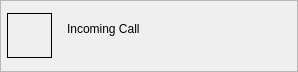
<?xml version="1.0" encoding="UTF-8"?>
<ui version="4.0">
 <class>CallToaster</class>
 <widget class="QWidget" name="CallToaster">
  <property name="geometry">
   <rect>
    <x>0</x>
    <y>0</y>
    <width>298</width>
    <height>72</height>
   </rect>
  </property>
  <property name="minimumSize">
   <size>
    <width>298</width>
    <height>72</height>
   </size>
  </property>
  <property name="maximumSize">
   <size>
    <width>298</width>
    <height>72</height>
   </size>
  </property>
  <layout class="QGridLayout" name="gridLayout_4">
   <property name="margin">
    <number>0</number>
   </property>
   <property name="spacing">
    <number>0</number>
   </property>
   <item row="0" column="0">
    <widget class="QFrame" name="windowFrame">
     <property name="minimumSize">
      <size>
       <width>298</width>
       <height>72</height>
      </size>
     </property>
     <property name="maximumSize">
      <size>
       <width>298</width>
       <height>72</height>
      </size>
     </property>
     <property name="frameShape">
      <enum>QFrame::StyledPanel</enum>
     </property>
     <property name="frameShadow">
      <enum>QFrame::Raised</enum>
     </property>
     <layout class="QGridLayout" name="gridLayout_3">
      <property name="margin">
       <number>6</number>
      </property>
      <property name="spacing">
       <number>0</number>
      </property>
      <item row="0" column="0" rowspan="2">
       <layout class="QGridLayout" name="gridLayout">
        <property name="horizontalSpacing">
         <number>15</number>
        </property>
        <item row="0" column="0" rowspan="2">
         <widget class="QLabel" name="pixmapLabel">
          <property name="minimumSize">
           <size>
            <width>45</width>
            <height>45</height>
           </size>
          </property>
          <property name="maximumSize">
           <size>
            <width>45</width>
            <height>45</height>
           </size>
          </property>
          <property name="frameShape">
           <enum>QFrame::Box</enum>
          </property>
          <property name="text">
           <string/>
          </property>
          <property name="margin">
           <number>0</number>
          </property>
         </widget>
        </item>
        <item row="0" column="1">
         <widget class="QLabel" name="lblIncomingCallLabel">
          <property name="text">
           <string>Incoming Call</string>
          </property>
          <property name="alignment">
           <set>Qt::AlignBottom|Qt::AlignLeading|Qt::AlignLeft</set>
          </property>
         </widget>
        </item>
        <item row="1" column="1">
         <widget class="QLabel" name="messageLabel">
          <property name="text">
           <string/>
          </property>
          <property name="alignment">
           <set>Qt::AlignLeading|Qt::AlignLeft|Qt::AlignTop</set>
          </property>
         </widget>
        </item>
       </layout>
      </item>
      <item row="0" column="2" rowspan="2">
       <layout class="QGridLayout" name="gridLayout_2">
        <property name="horizontalSpacing">
         <number>10</number>
        </property>
        <item row="0" column="0">
         <widget class="ImageButton" name="pickUpButton" native="true">
          <property name="sizePolicy">
           <sizepolicy hsizetype="Minimum" vsizetype="Fixed">
            <horstretch>0</horstretch>
            <verstretch>0</verstretch>
           </sizepolicy>
          </property>
          <property name="minimumSize">
           <size>
            <width>39</width>
            <height>39</height>
           </size>
          </property>
          <property name="maximumSize">
           <size>
            <width>39</width>
            <height>39</height>
           </size>
          </property>
          <property name="cursor">
           <cursorShape>PointingHandCursor</cursorShape>
          </property>
          <property name="toolTip">
           <string>Hang-Up</string>
          </property>
          <property name="text" stdset="0">
           <string/>
          </property>
          <property name="iconSize" stdset="0">
           <size>
            <width>39</width>
            <height>39</height>
           </size>
          </property>
         </widget>
        </item>
        <item row="0" column="1">
         <widget class="ImageButton" name="hangUpButton" native="true">
          <property name="minimumSize">
           <size>
            <width>39</width>
            <height>39</height>
           </size>
          </property>
          <property name="maximumSize">
           <size>
            <width>39</width>
            <height>39</height>
           </size>
          </property>
          <property name="cursor">
           <cursorShape>PointingHandCursor</cursorShape>
          </property>
          <property name="toolTip">
           <string>Pick-Up</string>
          </property>
          <property name="text" stdset="0">
           <string/>
          </property>
         </widget>
        </item>
       </layout>
      </item>
      <item row="0" column="3">
       <widget class="ImageButton" name="closeButton" native="true">
        <property name="sizePolicy">
         <sizepolicy hsizetype="Fixed" vsizetype="Fixed">
          <horstretch>0</horstretch>
          <verstretch>0</verstretch>
         </sizepolicy>
        </property>
        <property name="minimumSize">
         <size>
          <width>22</width>
          <height>22</height>
         </size>
        </property>
        <property name="maximumSize">
         <size>
          <width>22</width>
          <height>22</height>
         </size>
        </property>
        <property name="cursor">
         <cursorShape>PointingHandCursor</cursorShape>
        </property>
        <property name="autoRaise" stdset="0">
         <bool>true</bool>
        </property>
       </widget>
      </item>
      <item row="1" column="1">
       <spacer name="horizontalSpacer">
        <property name="orientation">
         <enum>Qt::Horizontal</enum>
        </property>
        <property name="sizeHint" stdset="0">
         <size>
          <width>70</width>
          <height>20</height>
         </size>
        </property>
       </spacer>
      </item>
      <item row="1" column="3">
       <spacer name="verticalSpacer">
        <property name="orientation">
         <enum>Qt::Vertical</enum>
        </property>
        <property name="sizeHint" stdset="0">
         <size>
          <width>20</width>
          <height>47</height>
         </size>
        </property>
       </spacer>
      </item>
     </layout>
    </widget>
   </item>
  </layout>
 </widget>
 <customwidgets>
  <customwidget>
   <class>ImageButton</class>
   <extends>QWidget</extends>
   <header>qtutil/ImageButton.h</header>
  </customwidget>
 </customwidgets>
 <resources>
  <include location="../../../../resources/wengophone.qrc"/>
  <include location="../../../../resources/wengophone.qrc"/>
 </resources>
 <connections/>
</ui>
